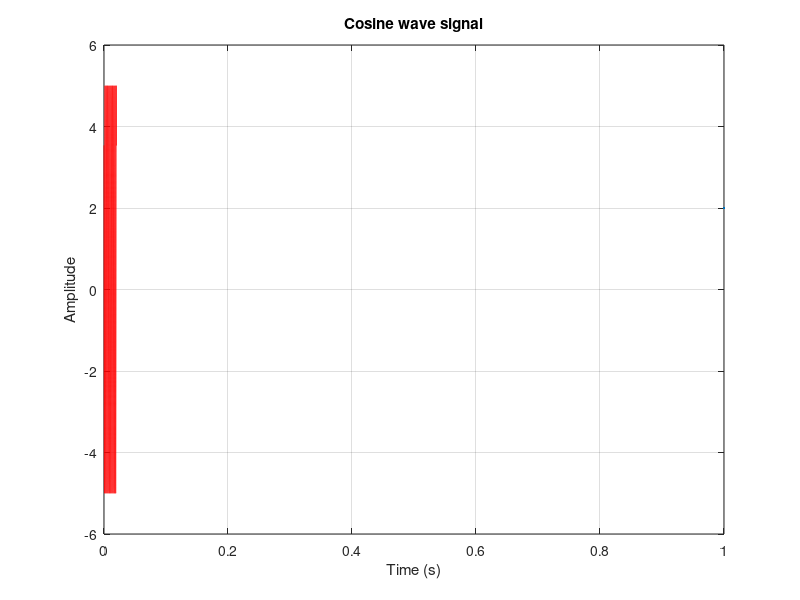

MATLAB code for this plot:
clc;
clear all; % clear
close all;

% cos Wave Signal

f = 500
T = 1/f; % Declare Variables
t = 0:10^-6:10*T;

signal = 5*cos(2*pi*f*t + (pi/4)); % Obtain Signal

plot(t,signal, 'r', LineWidth=2) % Plot signal
xlabel('Time (s)')
ylabel('Amplitude')
title('Cosine wave signal')
grid on;
